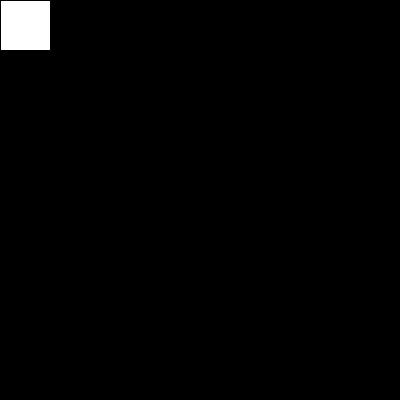
Frame 1 (no input)
Frame 60 (the mouse pressed at the canvas centre just before this capture): identical to frame 1, image omitted
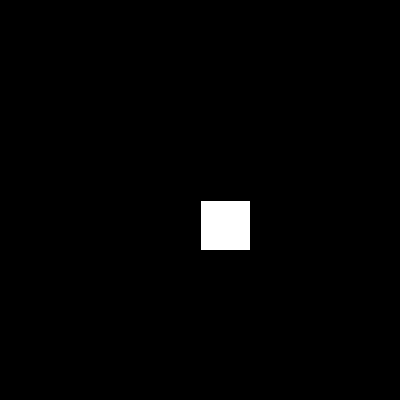
Frame 120 (the mouse held since frame 60 and released just before this capture)

The Processing sketch that drew these frames (run headless with seeded random() and noise(); from frame 60 on, the mouse is pressed at the canvas centre):

// Processing sketch: Utile_5_5_b_set
// ── Utile_5_5_b_set.pde
PVector pos ;
void setup() {
  size(400,400) ;
  pos = new PVector(width/2, height/2) ;
}


void draw() {
  background(0) ;
  // Le class PVector posséde ses propre méthode que l'on peut appeler
  // ici par exemple la méthode set
  pos.set(mouseX, mouseY) ;
  rect(pos.x, pos.y, 50,50) ;
}
